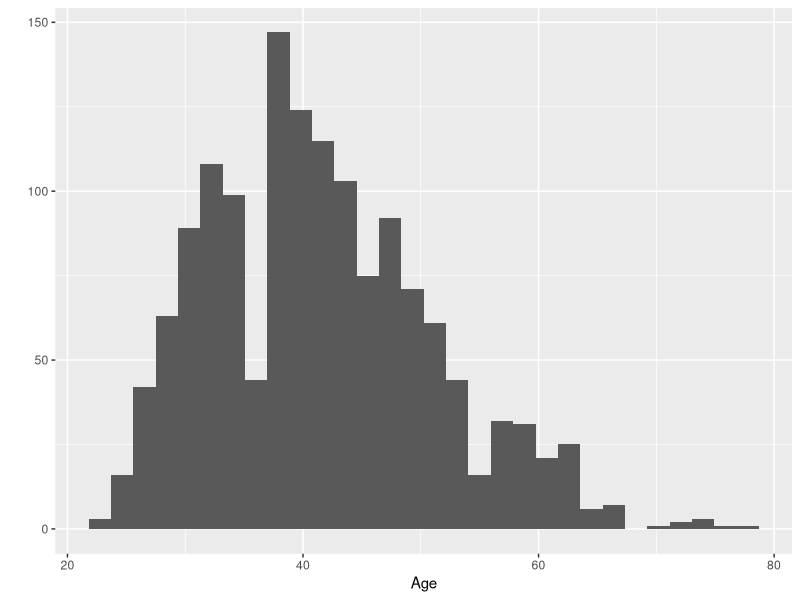
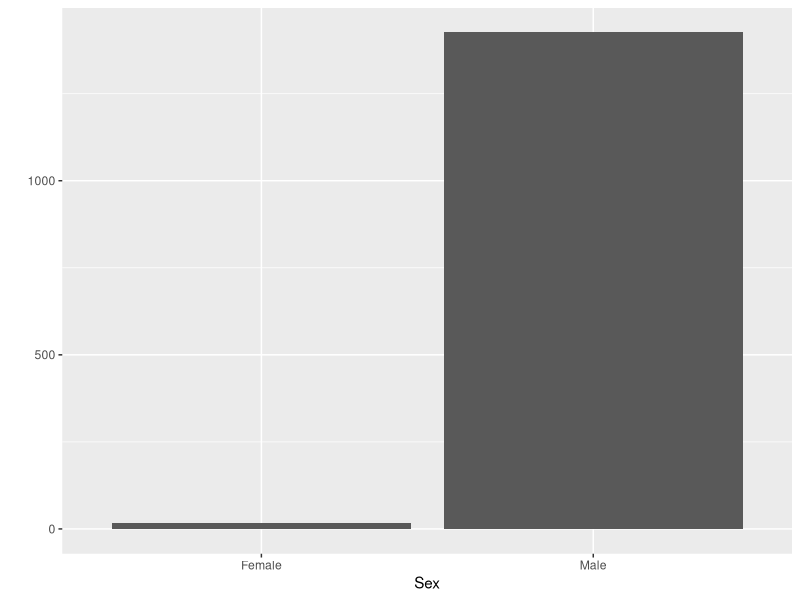

These figures' R source, in order:
## ---- chunk 1
knitr::opts_chunk$set(echo = TRUE, message=FALSE, warning=FALSE)
## ---- chunk 2

#load the library:

library(tidyverse)



## ---- chunk 3

deathPenaltyData <- read_csv("death penalty data.csv")


## ---- chunk 4

qplot(Age, data=deathPenaltyData)


## ---- chunk 5

qplot(Sex, data=deathPenaltyData)
